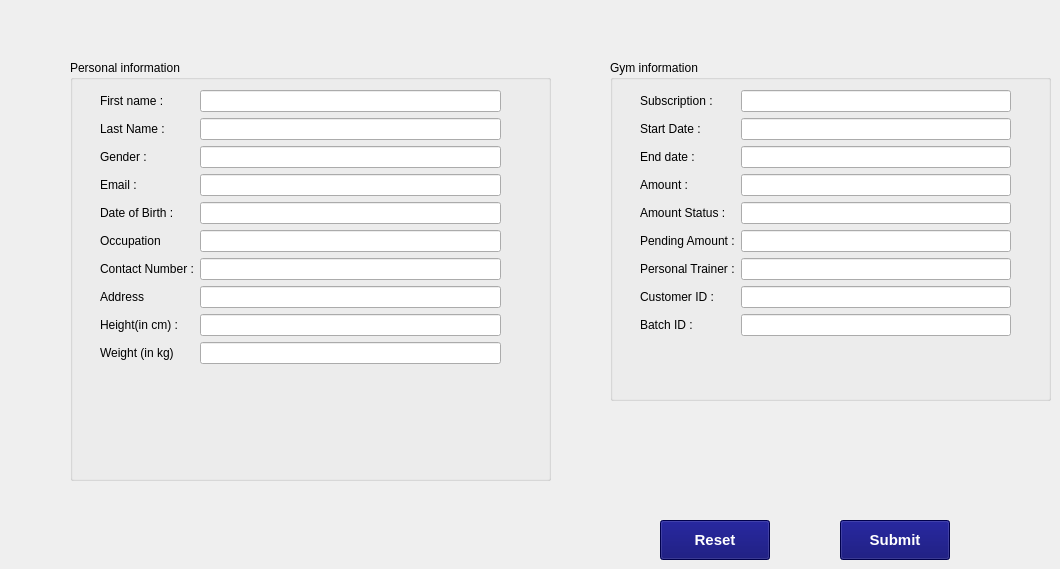
        <widget class="QWidget" name="AddCustomer">
         <attribute name="title">
          <string>Add Customer</string>
         </attribute>
         <widget class="QPushButton" name="submitCustomerButton">
          <property name="geometry">
           <rect>
            <x>840</x>
            <y>520</y>
            <width>110</width>
            <height>40</height>
           </rect>
          </property>
          <property name="font">
           <font>
            <family>Ubuntu</family>
            <pointsize>11</pointsize>
            <weight>75</weight>
            <italic>false</italic>
            <bold>true</bold>
           </font>
          </property>
          <property name="styleSheet">
           <string notr="true">background-color: rgb(0,0,106);
color: rgb(255,255,255);
font: 75 bold 11pt &quot;Ubuntu&quot;;
</string>
          </property>
          <property name="text">
           <string>Submit</string>
          </property>
         </widget>
         <widget class="QGroupBox" name="gymInfoBox">
          <property name="geometry">
           <rect>
            <x>610</x>
            <y>60</y>
            <width>441</width>
            <height>341</height>
           </rect>
          </property>
          <property name="title">
           <string>Gym information</string>
          </property>
          <property name="flat">
           <bool>false</bool>
          </property>
          <property name="checkable">
           <bool>false</bool>
          </property>
          <widget class="QWidget" name="formLayoutWidget_4">
           <property name="geometry">
            <rect>
             <x>30</x>
             <y>30</y>
             <width>371</width>
             <height>391</height>
            </rect>
           </property>
           <layout class="QFormLayout" name="formLayout_3">
            <property name="fieldGrowthPolicy">
             <enum>QFormLayout::AllNonFixedFieldsGrow</enum>
            </property>
            <item row="0" column="0">
             <widget class="QLabel" name="lastNameLabel_3">
              <property name="text">
               <string>Subscription :</string>
              </property>
             </widget>
            </item>
            <item row="0" column="1">
             <widget class="QLineEdit" name="lastNameLineEdit_3"/>
            </item>
            <item row="1" column="0">
             <widget class="QLabel" name="firstNameLabel_3">
              <property name="text">
               <string>Start Date :</string>
              </property>
             </widget>
            </item>
            <item row="1" column="1">
             <widget class="QLineEdit" name="firstNameLineEdit_3"/>
            </item>
            <item row="2" column="0">
             <widget class="QLabel" name="genderLabel_3">
              <property name="text">
               <string>End date : </string>
              </property>
             </widget>
            </item>
            <item row="2" column="1">
             <widget class="QLineEdit" name="genderLineEdit_3"/>
            </item>
            <item row="3" column="0">
             <widget class="QLabel" name="emailLabel_3">
              <property name="text">
               <string>Amount :</string>
              </property>
             </widget>
            </item>
            <item row="3" column="1">
             <widget class="QLineEdit" name="emailLineEdit_3"/>
            </item>
            <item row="4" column="0">
             <widget class="QLabel" name="dateOfBirthLabel_3">
              <property name="text">
               <string>Amount Status :</string>
              </property>
             </widget>
            </item>
            <item row="4" column="1">
             <widget class="QLineEdit" name="dateOfBirthLineEdit_3"/>
            </item>
            <item row="5" column="0">
             <widget class="QLabel" name="occupationLabel_2">
              <property name="text">
               <string>Pending Amount :</string>
              </property>
             </widget>
            </item>
            <item row="5" column="1">
             <widget class="QLineEdit" name="occupationLineEdit_2"/>
            </item>
            <item row="6" column="0">
             <widget class="QLabel" name="contactNumberLabel_3">
              <property name="text">
               <string>Personal Trainer :</string>
              </property>
             </widget>
            </item>
            <item row="6" column="1">
             <widget class="QLineEdit" name="contactNumberLineEdit_3"/>
            </item>
            <item row="7" column="0">
             <widget class="QLabel" name="customerIDLabel">
              <property name="text">
               <string>Customer ID :</string>
              </property>
             </widget>
            </item>
            <item row="7" column="1">
             <widget class="QLineEdit" name="customerIDLineEdit"/>
            </item>
            <item row="8" column="0">
             <widget class="QLabel" name="customerIDLabel_4">
              <property name="text">
               <string>Batch ID :</string>
              </property>
             </widget>
            </item>
            <item row="8" column="1">
             <widget class="QLineEdit" name="customerIDLineEdit_4"/>
            </item>
           </layout>
          </widget>
         </widget>
         <widget class="QGroupBox" name="personalInfoBox">
          <property name="geometry">
           <rect>
            <x>70</x>
            <y>60</y>
            <width>481</width>
            <height>421</height>
           </rect>
          </property>
          <property name="title">
           <string>Personal information</string>
          </property>
          <property name="flat">
           <bool>false</bool>
          </property>
          <property name="checkable">
           <bool>false</bool>
          </property>
          <widget class="QWidget" name="formLayoutWidget_5">
           <property name="geometry">
            <rect>
             <x>30</x>
             <y>30</y>
             <width>401</width>
             <height>371</height>
            </rect>
           </property>
           <layout class="QFormLayout" name="formLayout_4">
            <property name="fieldGrowthPolicy">
             <enum>QFormLayout::AllNonFixedFieldsGrow</enum>
            </property>
            <item row="0" column="1">
             <widget class="QLineEdit" name="lastNameLineEdit_4"/>
            </item>
            <item row="1" column="1">
             <widget class="QLineEdit" name="firstNameLineEdit_4"/>
            </item>
            <item row="3" column="0">
             <widget class="QLabel" name="genderLabel_4">
              <property name="text">
               <string>Gender :</string>
              </property>
             </widget>
            </item>
            <item row="3" column="1">
             <widget class="QLineEdit" name="genderLineEdit_4"/>
            </item>
            <item row="4" column="0">
             <widget class="QLabel" name="emailLabel_4">
              <property name="text">
               <string>Email :</string>
              </property>
             </widget>
            </item>
            <item row="4" column="1">
             <widget class="QLineEdit" name="emailLineEdit_4"/>
            </item>
            <item row="5" column="0">
             <widget class="QLabel" name="dateOfBirthLabel_4">
              <property name="text">
               <string>Date of Birth :</string>
              </property>
             </widget>
            </item>
            <item row="5" column="1">
             <widget class="QLineEdit" name="dateOfBirthLineEdit_4"/>
            </item>
            <item row="6" column="0">
             <widget class="QLabel" name="occupationLabel">
              <property name="text">
               <string>Occupation</string>
              </property>
             </widget>
            </item>
            <item row="6" column="1">
             <widget class="QLineEdit" name="occupationLineEdit"/>
            </item>
            <item row="7" column="0">
             <widget class="QLabel" name="contactNumberLabel_4">
              <property name="text">
               <string>Contact Number :</string>
              </property>
             </widget>
            </item>
            <item row="7" column="1">
             <widget class="QLineEdit" name="contactNumberLineEdit_4"/>
            </item>
            <item row="8" column="0">
             <widget class="QLabel" name="addressLabel_3">
              <property name="text">
               <string>Address</string>
              </property>
             </widget>
            </item>
            <item row="8" column="1">
             <widget class="QLineEdit" name="addressLineEdit_3"/>
            </item>
            <item row="9" column="0">
             <widget class="QLabel" name="heightInCmLabel">
              <property name="text">
               <string>Height(in cm) :</string>
              </property>
             </widget>
            </item>
            <item row="9" column="1">
             <widget class="QLineEdit" name="heightInCmLineEdit"/>
            </item>
            <item row="10" column="0">
             <widget class="QLabel" name="weightInKgLabel">
              <property name="text">
               <string>Weight (in kg)</string>
              </property>
             </widget>
            </item>
            <item row="10" column="1">
             <widget class="QLineEdit" name="weightInKgLineEdit"/>
            </item>
            <item row="0" column="0">
             <widget class="QLabel" name="firstNameLabel_4">
              <property name="text">
               <string>First name :</string>
              </property>
             </widget>
            </item>
            <item row="1" column="0">
             <widget class="QLabel" name="lastNameLabel_4">
              <property name="text">
               <string>Last Name :</string>
              </property>
             </widget>
            </item>
           </layout>
          </widget>
         </widget>
         <widget class="QPushButton" name="resetButton">
          <property name="geometry">
           <rect>
            <x>660</x>
            <y>520</y>
            <width>110</width>
            <height>40</height>
           </rect>
          </property>
          <property name="font">
           <font>
            <family>Ubuntu</family>
            <pointsize>11</pointsize>
            <weight>75</weight>
            <italic>false</italic>
            <bold>true</bold>
           </font>
          </property>
          <property name="styleSheet">
           <string notr="true">background-color: rgb(0,0,106);
color: rgb(255,255,255);
font: 75 bold 11pt &quot;Ubuntu&quot;;
</string>
          </property>
          <property name="text">
           <string>Reset</string>
          </property>
         </widget>
        </widget>
